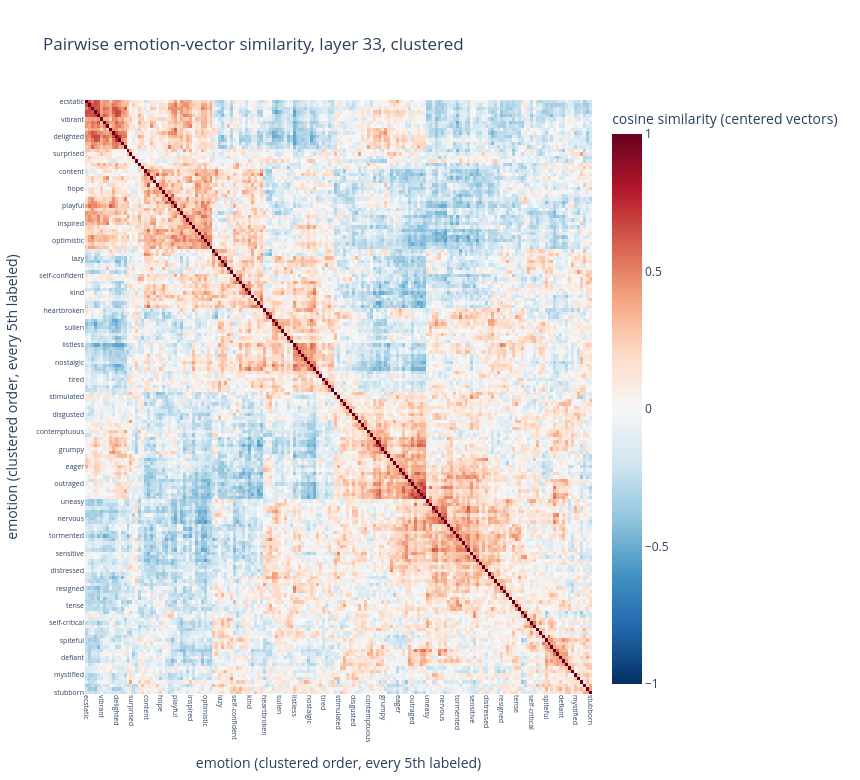

This figure's notebook cell:
### Markdown cell above
## 3. Similarity structure: synonym clusters

### Code cell
# this cell clusters the 171x171 centered-cosine matrix and draws the heatmap
def centered_cosine(layer_means):
    c = layer_means - layer_means.mean(axis=0, keepdims=True)
    n = c / np.linalg.norm(c, axis=1, keepdims=True)
    return n @ n.T


sim = centered_cosine(means[:, PEAK, :])
order = hierarchy.leaves_list(hierarchy.linkage(1 - sim, method="average"))

ticks = list(range(0, len(order), 5))
labels = [str(emotions[order[t]]) for t in ticks]
fig = go.Figure(
    go.Heatmap(
        z=sim[np.ix_(order, order)],
        colorscale="RdBu",
        reversescale=True,
        zmin=-1,
        zmax=1,
        colorbar=dict(title="cosine similarity (centered vectors)"),
    )
)
fig.update_layout(
    title="Pairwise emotion-vector similarity, layer 33, clustered",
    xaxis=dict(
        tickvals=ticks,
        ticktext=labels,
        tickangle=90,
        tickfont=dict(size=7),
        title="emotion (clustered order, every 5th labeled)",
    ),
    yaxis=dict(
        tickvals=ticks,
        ticktext=labels,
        tickfont=dict(size=7),
        title="emotion (clustered order, every 5th labeled)",
        autorange="reversed",
    ),
    height=780,
    width=860,
)
fig.show()

block = [emotions[i] for i in order[:8]]
print("first cluster block:", block)

### Figure 1 — Plotly figure (JSON) as saved in the notebook; plotly's stock layout.template omitted (floating-point values rounded to 4 significant figures; data arrays with more than 128 entries replaced by an {"elided": "..."} marker saying what was removed)
{"data": [{"colorbar": {"title": {"text": "cosine similarity (centered vectors)"}}, "colorscale": [[0.0, "rgb(103,0,31)"], [0.1, "rgb(178,24,43)"], [0.2, "rgb(214,96,77)"], [0.3, "rgb(244,165,130)"], [0.4, "rgb(253,219,199)"], [0.5, "rgb(247,247,247)"], [0.6, "rgb(209,229,240)"], [0.7, "rgb(146,197,222)"], [0.8, "rgb(67,147,195)"], [0.9, "rgb(33,102,172)"], [1.0, "rgb(5,48,97)"]], "reversescale": true, "type": "heatmap", "z": {"elided": "171x171 float values"}, "zmax": 1, "zmin": -1}], "layout": {"height": 780, "title": {"text": "Pairwise emotion-vector similarity, layer 33, clustered"}, "width": 860, "xaxis": {"tickangle": 90, "tickfont": {"size": 7}, "ticktext": ["ecstatic", "vibrant", "delighted", "surprised", "content", "hope", "playful", "inspired", "optimistic", "lazy", "self-confident", "kind", "heartbroken", "sullen", "listless", "nostalgic", "tired", "stimulated", "disgusted", "contemptuous", "grumpy", "eager", "outraged", "uneasy", "nervous", "tormented", "sensitive", "distressed", "resigned", "tense", "self-critical", "spiteful", "defiant", "mystified", "stubborn"], "tickvals": [0, 5, 10, 15, 20, 25, 30, 35, 40, 45, 50, 55, 60, 65, 70, 75, 80, 85, 90, 95, 100, 105, 110, 115, 120, 125, 130, 135, 140, 145, 150, 155, 160, 165, 170], "title": {"text": "emotion (clustered order, every 5th labeled)"}}, "yaxis": {"autorange": "reversed", "tickfont": {"size": 7}, "ticktext": ["ecstatic", "vibrant", "delighted", "surprised", "content", "hope", "playful", "inspired", "optimistic", "lazy", "self-confident", "kind", "heartbroken", "sullen", "listless", "nostalgic", "tired", "stimulated", "disgusted", "contemptuous", "grumpy", "eager", "outraged", "uneasy", "nervous", "tormented", "sensitive", "distressed", "resigned", "tense", "self-critical", "spiteful", "defiant", "mystified", "stubborn"], "tickvals": [0, 5, 10, 15, 20, 25, 30, 35, 40, 45, 50, 55, 60, 65, 70, 75, 80, 85, 90, 95, 100, 105, 110, 115, 120, 125, 130, 135, 140, 145, 150, 155, 160, 165, 170], "title": {"text": "emotion (clustered order, every 5th labeled)"}}}}
